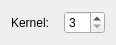

<ui version="4.0">
	<class>MedianWidget</class>
	<widget class="QWidget" name="MedianWidget">
		<property name="geometry">
			<rect>
				<x>0</x>
				<y>0</y>
				<width>116</width>
				<height>44</height>
			</rect>
		</property>
		<property name="windowTitle">
			<string>MedianWidget</string>
		</property>
		<layout class="QGridLayout" name="gridLayout">
			<item row="0" column="0">
				<widget class="QLabel" name="label_3">
					<property name="text">
						<string>Kernel:</string>
					</property>
				</widget>
			</item>
			<item row="0" column="1">
				<widget class="QSpinBox" name="kernelSbx">
					<property name="sizePolicy">
						<sizepolicy hsizetype="Fixed" vsizetype="Fixed">
							<horstretch>0</horstretch>
							<verstretch>0</verstretch>
						</sizepolicy>
					</property>
					<property name="minimum">
						<number>3</number>
					</property>
					<property name="maximum">
						<number>15</number>
					</property>
					<property name="singleStep">
						<number>2</number>
					</property>
				</widget>
			</item>
		</layout>
	</widget>
	<layoutdefault spacing="6" margin="11"/>
	<resources/>
	<connections/>
</ui>
